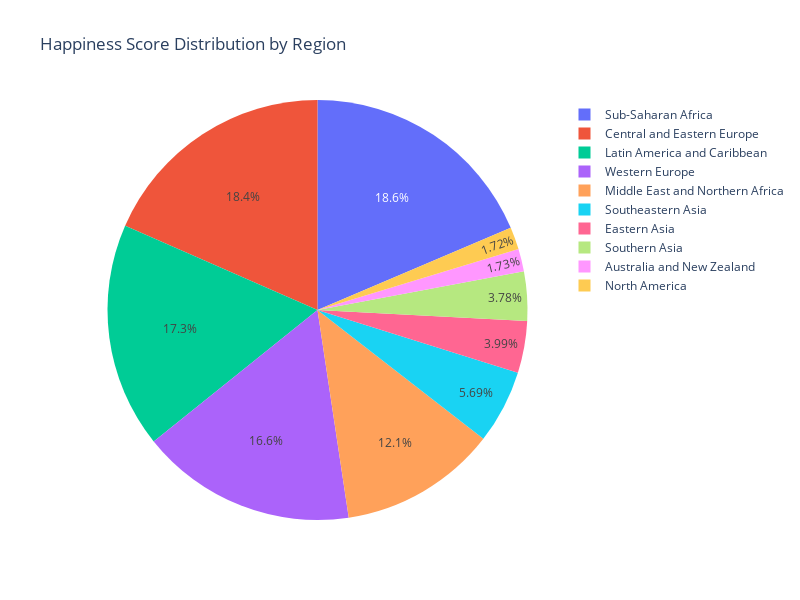

Here is the notebook cell this chart was saved with:
### Markdown cell above
Write a Plotly code that creates a pie chart named fig4 to present Happiness Score by Region attributes of dataframe df.

### Code cell
# Convert Happiness Score to numeric
df['Happiness Score'] = pd.to_numeric(df['Happiness Score'], errors='coerce')

# Group by Region and sum Happiness Score
region_happiness = df.groupby('Region', as_index=False)['Happiness Score'].sum()

# Create pie chart using Plotly
fig4 = px.pie(
    region_happiness,
    names='Region',
    values='Happiness Score',
    title='Happiness Score Distribution by Region',
    width=800,
    height=600
)

# Show the figure
fig4.show()

### Figure 1 — Plotly figure (JSON) as saved in the notebook; plotly's stock layout.template omitted (floating-point values rounded to 4 significant figures)
{"data": [{"domain": {"x": [0, 1], "y": [0, 1]}, "hovertemplate": "Region=%{label}<br>Happiness Score=%{value}<extra></extra>", "labels": ["Australia and New Zealand", "Central and Eastern Europe", "Eastern Asia", "Latin America and Caribbean", "Middle East and Northern Africa", "North America", "Southeastern Asia", "Southern Asia", "Sub-Saharan Africa", "Western Europe"], "legendgroup": "", "name": "", "showlegend": true, "type": "pie", "values": [14.65, 155.8, 33.74, 146.4, 102.3, 14.51, 48.05, 31.94, 157.2, 140.4]}], "layout": {"height": 600, "legend": {"tracegroupgap": 0}, "title": {"text": "Happiness Score Distribution by Region"}, "width": 800}}
